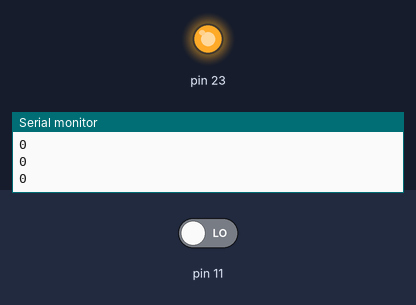
Bench run of a sketch on a simulated Arduino Mega 2560, built with avr-gcc and run on an emulated ATmega2560. Shown: output pins drawn as LEDs (lit = HIGH), the last lines printed to the serial monitor. The inputs (shaded band) are chosen by the test bench; at power-on: pin 11 LOW.

Above: at 1.2 s.
1.3 s: pin 11 driven HIGH
At 2.1 s:
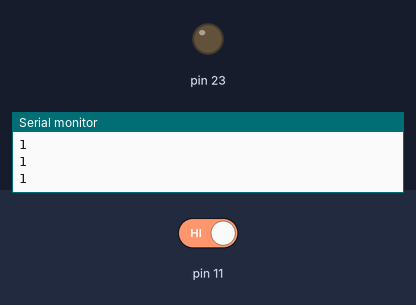
2.8 s: pin 11 driven LOW
At 3.4 s:
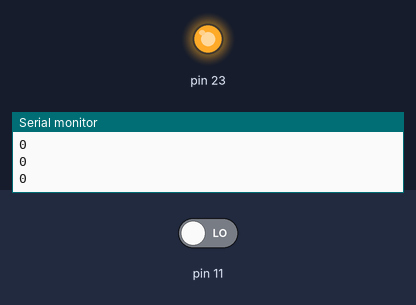
Timing chart, 0 to 5.8 s (numbered marks = the images above; inputs shaded):
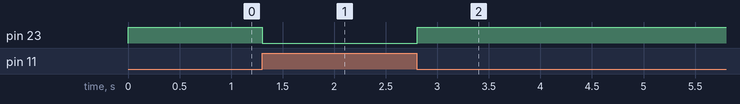

Measured:
- after the input at 1.3 s, pin 23: HIGH → LOW at once
- after the input at 2.8 s, pin 23: LOW → HIGH at once

The sketch:

inputtester.ino
```cpp
// (licence header left out)
void setup() {
  //start de serial Connection
  Serial.begin(9600);
  //gebruik het pin nummer van de te meten colom als INPUT met ingebouwde pull-up weerstand
  pinMode(11, INPUT);
  //het pin nummer van de te meten row als OUTPUT
  pinMode(23, OUTPUT);

}

void loop() {
  //lees de waarde van een bepaalde input
  long switchVal = digitalRead(11);
  //laat de waarde van de toets zien in de Serial Monitor
  Serial.println(switchVal);

  //Doordat we INPUT_PULLUP gebruiken is alle "logic"
  //omgekeerd. Een signaal is HIGH als het circuit open
  //is en LOW als er een knop is ingedrukt.
  if (switchVal == HIGH) {
    digitalWrite(23, LOW);
  } else {
    digitalWrite(23, HIGH);
  }
  delay(100);
}
```
